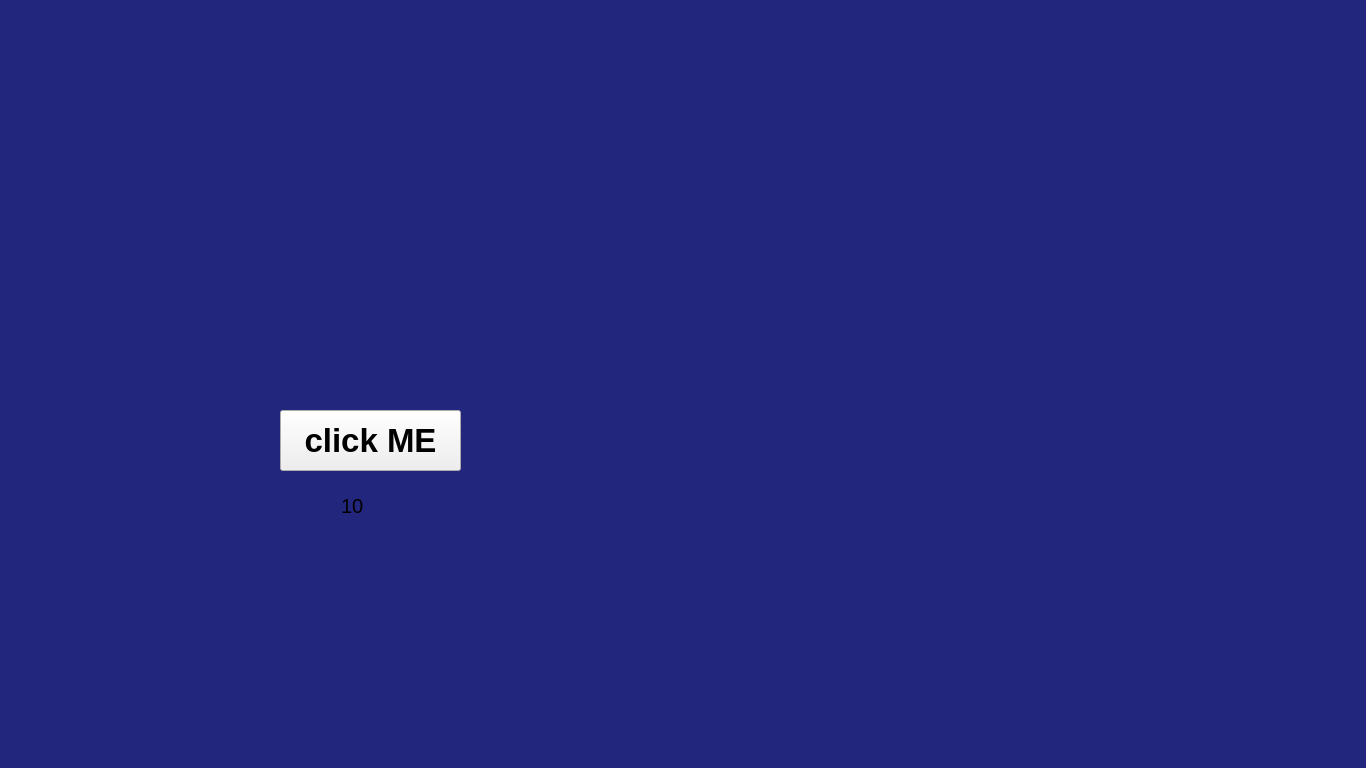
<?xml version="1.0" encoding="UTF-8"?>
<ui version="4.0">
 <class>click_btn</class>
 <widget class="QMainWindow" name="click_btn">
  <property name="geometry">
   <rect>
    <x>0</x>
    <y>0</y>
    <width>1366</width>
    <height>768</height>
   </rect>
  </property>
  <property name="minimumSize">
   <size>
    <width>1366</width>
    <height>768</height>
   </size>
  </property>
  <property name="maximumSize">
   <size>
    <width>1366</width>
    <height>768</height>
   </size>
  </property>
  <property name="font">
   <font>
    <pointsize>25</pointsize>
    <kerning>true</kerning>
   </font>
  </property>
  <property name="mouseTracking">
   <bool>false</bool>
  </property>
  <property name="tabletTracking">
   <bool>false</bool>
  </property>
  <property name="windowTitle">
   <string>MainWindow</string>
  </property>
  <property name="toolTipDuration">
   <number>-1</number>
  </property>
  <property name="autoFillBackground">
   <bool>false</bool>
  </property>
  <property name="styleSheet">
   <string notr="true">#centralwidget {
				background: #23267D;
}
#click_btn{
		background: #246919;
		border-radius: 15ps;
		border: 1px solid blule
}
#click_btn:hover {
		background: #77B1C7;
		color: white;
}
#clicked_number_lb {
	color: #3B3D02;
}

</string>
  </property>
  <property name="documentMode">
   <bool>false</bool>
  </property>
  <widget class="QWidget" name="centralwidget">
   <widget class="QPushButton" name="click_btn_2">
    <property name="geometry">
     <rect>
      <x>280</x>
      <y>410</y>
      <width>181</width>
      <height>61</height>
     </rect>
    </property>
    <property name="font">
     <font>
      <pointsize>25</pointsize>
      <weight>75</weight>
      <italic>false</italic>
      <bold>true</bold>
      <underline>false</underline>
      <strikeout>false</strikeout>
     </font>
    </property>
    <property name="text">
     <string>click ME</string>
    </property>
   </widget>
   <widget class="QLabel" name="label">
    <property name="geometry">
     <rect>
      <x>330</x>
      <y>460</y>
      <width>131</width>
      <height>91</height>
     </rect>
    </property>
    <property name="font">
     <font>
      <pointsize>15</pointsize>
     </font>
    </property>
    <property name="styleSheet">
     <string notr="true">#Label {
bankgruond: #FCFCFC;
}</string>
    </property>
    <property name="text">
     <string>  10</string>
    </property>
   </widget>
  </widget>
 </widget>
 <resources/>
 <connections/>
</ui>
